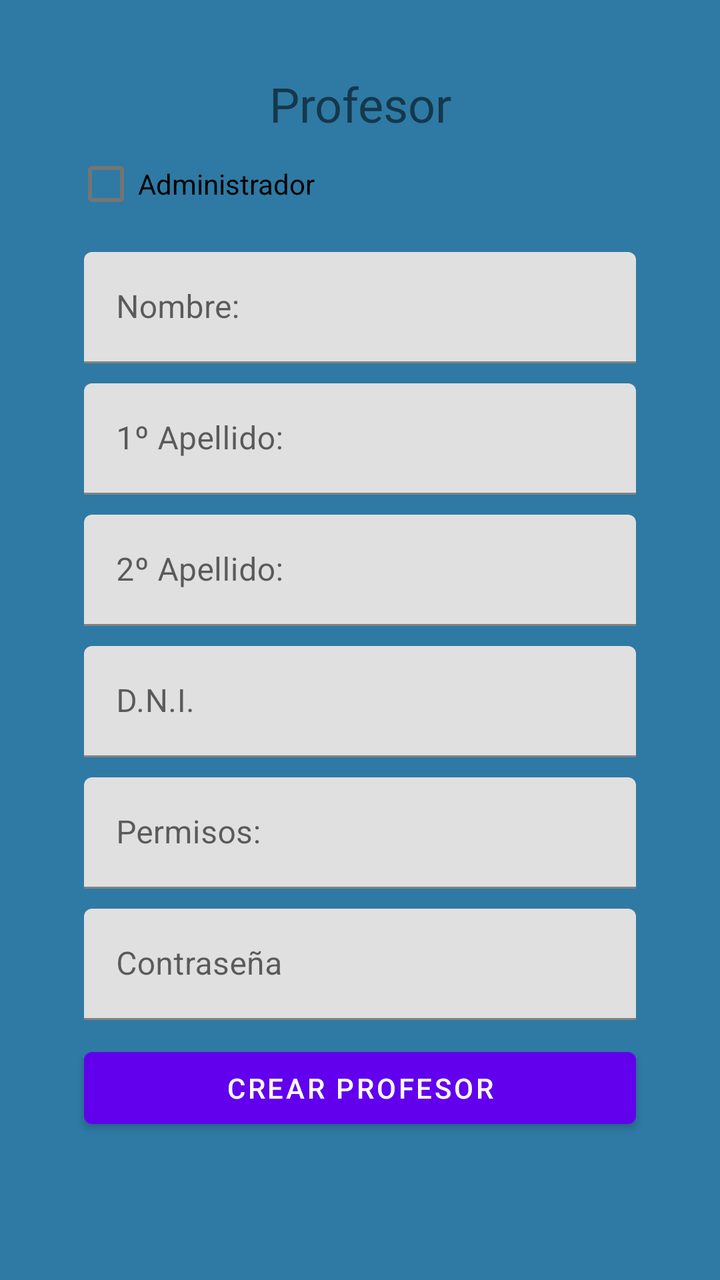
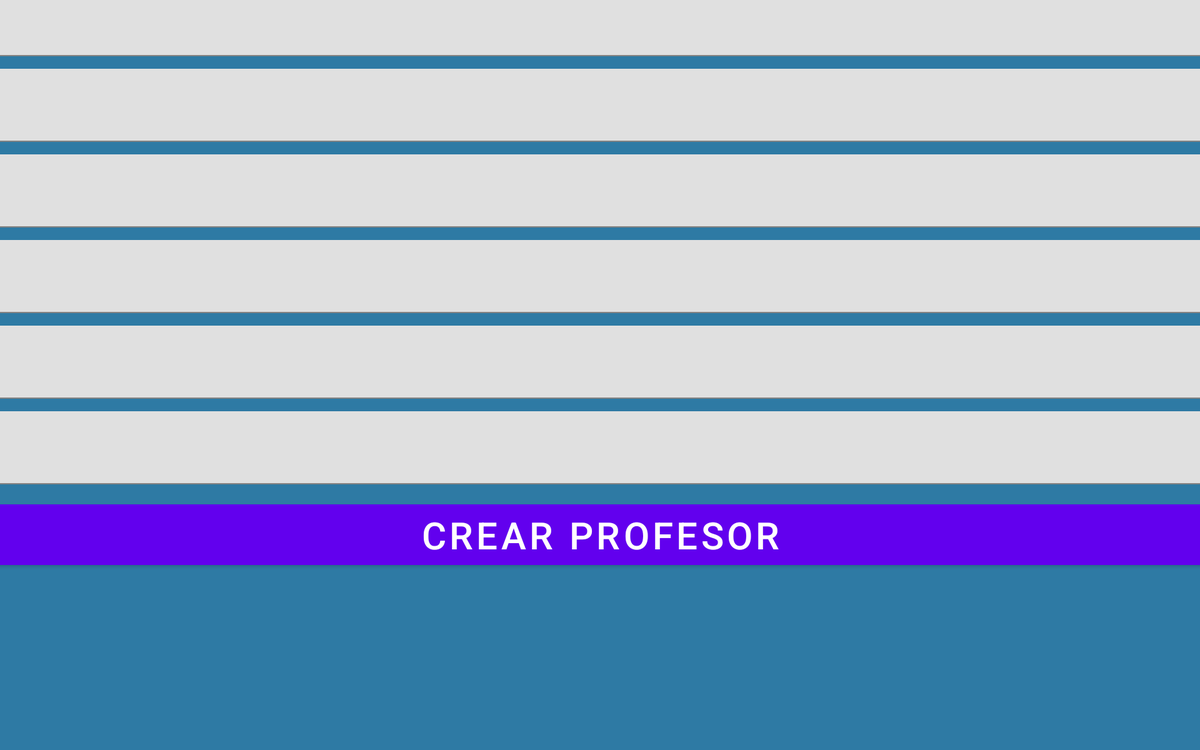

Compare how this app lays out the same screen by default and in its alternative resource folder. The renders come first, then the two layout files and the values they reference.
<!-- AndroidManifest.xml: application theme Theme.GES_AUTO -->
<!-- res/layout/activity_crear_profesor.xml -->
<?xml version="1.0" encoding="utf-8"?>
<androidx.constraintlayout.widget.ConstraintLayout xmlns:android="http://schemas.android.com/apk/res/android"
    xmlns:app="http://schemas.android.com/apk/res-auto"
    xmlns:tools="http://schemas.android.com/tools"
    android:layout_width="match_parent"
    android:layout_height="match_parent"
    android:background="#2E7AA4"
    tools:context=".CrearProfesor">


    <TableLayout
        android:layout_width="317dp"
        android:layout_height="589dp"
        app:layout_constraintBottom_toBottomOf="parent"
        app:layout_constraintEnd_toEndOf="parent"
        app:layout_constraintStart_toStartOf="parent"
        app:layout_constraintTop_toTopOf="parent">


        <TableRow
            android:layout_width="match_parent"
            android:layout_height="match_parent"
            android:gravity="center_horizontal">

            <TextView
                android:id="@+id/textCreateProfeosr"
                android:layout_width="match_parent"
                android:layout_height="wrap_content"
                android:layout_marginLeft="5dp"
                android:layout_marginTop="30px"
                android:layout_marginRight="5dp"
                android:fontFamily="@font/allerta"
                android:text="@string/Profesor"
                android:textAlignment="center"
                android:textSize="24sp" />

        </TableRow>

        <TableRow
            android:layout_width="match_parent"
            android:layout_height="match_parent"
            android:gravity="center_horizontal" >

            <CheckBox
                android:id="@+id/ch_selector_rootCreate"
                android:layout_width="wrap_content"
                android:layout_height="wrap_content"
                android:text="@string/Root" />
        </TableRow>

        <TableRow
            android:layout_width="match_parent"
            android:layout_height="match_parent"
            android:gravity="center_horizontal">

            <com.google.android.material.textfield.TextInputLayout
                android:id="@+id/edtnombre"
                android:layout_width="286dp"
                android:layout_height="match_parent">

                <EditText
                    android:id="@+id/CreateNombre"
                    android:layout_width="match_parent"
                    android:layout_height="wrap_content"
                    android:layout_marginLeft="5dp"
                    android:layout_marginTop="10dp"
                    android:layout_marginRight="5dp"
                    android:ems="8"
                    android:hint="@string/nombre"

                    android:inputType="textWebEditText" />
            </com.google.android.material.textfield.TextInputLayout>
        </TableRow>

        <TableRow
            android:layout_width="match_parent"
            android:layout_height="wrap_content"
            android:gravity="center_horizontal">

            <com.google.android.material.textfield.TextInputLayout
                android:id="@+id/primerapellido"
                android:layout_width="match_parent"
                android:layout_height="wrap_content"
                android:gravity="center_horizontal">

                <EditText
                    android:id="@+id/CreatePrimerApellido"
                    android:layout_width="match_parent"
                    android:layout_height="wrap_content"
                    android:layout_marginLeft="5dp"
                    android:layout_marginTop="10dp"
                    android:layout_marginRight="5dp"
                    android:ems="8"
                    android:hint="@string/PrimerApellido"

                    android:inputType="textWebEditText" />

            </com.google.android.material.textfield.TextInputLayout>


        </TableRow>
        <TableRow
            android:layout_width="match_parent"
            android:layout_height="wrap_content"
            android:gravity="center_horizontal">

            <com.google.android.material.textfield.TextInputLayout
                android:id="@+id/segapellido"
                android:layout_width="match_parent"
                android:layout_height="wrap_content">

                <EditText
                    android:id="@+id/CreateSegundoApellido"
                    android:layout_width="match_parent"
                    android:layout_height="wrap_content"
                    android:layout_marginLeft="5dp"
                    android:layout_marginTop="10dp"
                    android:layout_marginRight="5dp"
                    android:ems="8"
                    android:hint="@string/SegundoApellido"

                    android:inputType="textWebEditText" />
            </com.google.android.material.textfield.TextInputLayout>
        </TableRow>
        <TableRow
            android:layout_width="match_parent"
            android:layout_height="match_parent"
            android:gravity="center_horizontal">

            <com.google.android.material.textfield.TextInputLayout
                android:id="@+id/edtdni"
                android:layout_width="match_parent"
                android:layout_height="wrap_content">

                <EditText
                    android:id="@+id/Createdni"
                    android:layout_width="match_parent"
                    android:layout_height="wrap_content"
                    android:layout_marginLeft="5dp"
                    android:layout_marginTop="10dp"
                    android:layout_marginRight="5dp"
                    android:ems="8"
                    android:hint="@string/Dni"
                    android:inputType="textWebEditText" />

            </com.google.android.material.textfield.TextInputLayout>
        </TableRow>

        <TableRow
            android:layout_width="match_parent"
            android:layout_height="wrap_content"
            android:gravity="center_horizontal">

            <com.google.android.material.textfield.TextInputLayout
                android:id="@+id/edtpermisi"
                android:layout_width="match_parent"
                android:layout_height="wrap_content">

                <EditText
                    android:id="@+id/Createpermisos"
                    android:layout_width="match_parent"
                    android:layout_height="wrap_content"
                    android:layout_marginLeft="5dp"
                    android:layout_marginTop="10dp"
                    android:layout_marginRight="5dp"
                    android:ems="8"
                    android:hint="@string/permisos"

                    android:inputType="textWebEditText" />
            </com.google.android.material.textfield.TextInputLayout>

        </TableRow>

        <TableRow
            android:layout_width="match_parent"
            android:layout_height="match_parent"
            android:gravity="center_horizontal">

            <com.google.android.material.textfield.TextInputLayout
                android:id="@+id/edtcontrasena"
                android:layout_width="match_parent"
                android:layout_height="wrap_content">

                <EditText
                    android:id="@+id/Createdapass"
                    android:layout_width="match_parent"
                    android:layout_height="wrap_content"
                    android:layout_marginLeft="5dp"
                    android:layout_marginTop="10dp"
                    android:layout_marginRight="5dp"
                    android:ems="8"
                    android:hint="@string/contraseña"

                    android:inputType="textPassword" />
            </com.google.android.material.textfield.TextInputLayout>

        </TableRow>

        <TableRow
            android:layout_width="match_parent"
            android:layout_height="wrap_content"
            android:gravity="center_horizontal">

            <Button
                android:id="@+id/botonCreate"
                android:layout_width="match_parent"
                android:layout_height="wrap_content"
                android:layout_marginLeft="5dp"
                android:layout_marginTop="10dp"
                android:layout_marginRight="5dp"
                android:text="@string/CrearProfesor" />

        </TableRow>

    </TableLayout>

</androidx.constraintlayout.widget.ConstraintLayout>
<!-- resources referenced by this layout -->
<resources>
  <string name="CrearProfesor">Crear Profesor</string>
  <string name="Dni">D.N.I.</string>
  <string name="PrimerApellido">1º Apellido: </string>
  <string name="Profesor">Profesor</string>
  <string name="Root">Administrador</string>
  <string name="SegundoApellido">2º Apellido:  </string>
  <string name="nombre">Nombre: </string>
  <string name="permisos">Permisos: </string>
  <style name="Theme.GES_AUTO" parent="Theme.MaterialComponents.DayNight.NoActionBar">
          
          <item name="colorPrimary">@color/purple_500</item>
          <item name="colorPrimaryVariant">@color/purple_700</item>
          <item name="colorOnPrimary">@color/white</item>
          
          <item name="colorSecondary">@color/teal_200</item>
          <item name="colorSecondaryVariant">@color/teal_700</item>
          <item name="colorOnSecondary">@color/black</item>
          
          <item name="android:statusBarColor" tools:targetApi="l">?attr/colorPrimaryVariant</item>
          
  
  
      </style>
</resources>
<!-- res/layout-sw600dp-land/activity_crear_profesor.xml (the repository's variant of the layout above) -->
<!-- drawn on a 7-inch tablet turned sideways -->
<?xml version="1.0" encoding="utf-8"?>
<androidx.constraintlayout.widget.ConstraintLayout
    xmlns:android="http://schemas.android.com/apk/res/android"
    xmlns:app="http://schemas.android.com/apk/res-auto"
    xmlns:tools="http://schemas.android.com/tools"
    android:layout_width="match_parent"
    android:background="#2E7AA4"
    android:layout_height="match_parent">

    <ScrollView
        android:layout_width="1415dp"
        android:layout_height="871dp"
        app:layout_constraintBottom_toBottomOf="parent"
        app:layout_constraintEnd_toEndOf="parent"
        app:layout_constraintStart_toStartOf="parent"
        app:layout_constraintTop_toTopOf="parent">

        <LinearLayout
            android:layout_width="match_parent"
            android:layout_height="wrap_content"
            android:orientation="vertical">

            <TextView
                android:id="@+id/textCreatePractica"
                android:layout_width="match_parent"
                android:layout_height="wrap_content"
                android:layout_marginLeft="5dp"
                android:layout_marginTop="30px"
                android:layout_marginRight="5dp"
                android:fontFamily="@font/allerta"
                android:text="@string/Profesor"
                android:textAlignment="center"
                android:textSize="36sp" />

            <CheckBox
                android:id="@+id/ch_selector_rootCreate"
                android:layout_width="wrap_content"
                android:layout_height="wrap_content"
                android:text="@string/Root"
                android:textSize="24sp" />

            <com.google.android.material.textfield.TextInputLayout
                android:id="@+id/edtnombre"
                android:layout_width="match_parent"
                android:layout_height="match_parent">

                <EditText
                    android:id="@+id/CreateNombre"
                    android:layout_width="match_parent"
                    android:layout_height="wrap_content"
                    android:layout_marginLeft="5dp"
                    android:layout_marginTop="10dp"
                    android:layout_marginRight="5dp"
                    android:ems="8"
                    android:hint="@string/nombre"

                    android:inputType="textWebEditText"
                    android:textSize="18sp" />
            </com.google.android.material.textfield.TextInputLayout>

            <com.google.android.material.textfield.TextInputLayout
                android:id="@+id/primerapellido"
                android:layout_width="match_parent"
                android:layout_height="wrap_content"
                android:gravity="center_horizontal">

                <EditText
                    android:id="@+id/CreatePrimerApellido"
                    android:layout_width="match_parent"
                    android:layout_height="wrap_content"
                    android:layout_marginLeft="5dp"
                    android:layout_marginTop="10dp"
                    android:layout_marginRight="5dp"
                    android:ems="8"
                    android:hint="@string/PrimerApellido"

                    android:inputType="textWebEditText"
                    android:textSize="18sp" />

            </com.google.android.material.textfield.TextInputLayout>

            <com.google.android.material.textfield.TextInputLayout
                android:id="@+id/segapellido"
                android:layout_width="match_parent"
                android:layout_height="wrap_content">

                <EditText
                    android:id="@+id/CreateSegundoApellido"
                    android:layout_width="match_parent"
                    android:layout_height="wrap_content"
                    android:layout_marginLeft="5dp"
                    android:layout_marginTop="10dp"
                    android:layout_marginRight="5dp"
                    android:ems="8"
                    android:hint="@string/SegundoApellido"

                    android:inputType="textWebEditText"
                    android:textSize="18sp" />
            </com.google.android.material.textfield.TextInputLayout>

            <com.google.android.material.textfield.TextInputLayout
                android:id="@+id/edtdni"
                android:layout_width="match_parent"
                android:layout_height="wrap_content">

                <EditText
                    android:id="@+id/Createdni"
                    android:layout_width="match_parent"
                    android:layout_height="wrap_content"
                    android:layout_marginLeft="5dp"
                    android:layout_marginTop="10dp"
                    android:layout_marginRight="5dp"
                    android:ems="8"
                    android:hint="@string/Dni"
                    android:inputType="textWebEditText"
                    android:textSize="18sp" />

            </com.google.android.material.textfield.TextInputLayout>

            <com.google.android.material.textfield.TextInputLayout
                android:id="@+id/edtpermisi"
                android:layout_width="match_parent"
                android:layout_height="wrap_content">

                <EditText
                    android:id="@+id/Createpermisos"
                    android:layout_width="match_parent"
                    android:layout_height="wrap_content"
                    android:layout_marginLeft="5dp"
                    android:layout_marginTop="10dp"
                    android:layout_marginRight="5dp"
                    android:ems="8"
                    android:hint="@string/permisos"

                    android:inputType="textWebEditText"
                    android:textSize="18sp" />
            </com.google.android.material.textfield.TextInputLayout>

            <com.google.android.material.textfield.TextInputLayout
                android:id="@+id/edtcontrasena"
                android:layout_width="match_parent"
                android:layout_height="wrap_content">

                <EditText
                    android:id="@+id/Createdapass"
                    android:layout_width="match_parent"
                    android:layout_height="wrap_content"
                    android:layout_marginLeft="5dp"
                    android:layout_marginTop="10dp"
                    android:layout_marginRight="5dp"
                    android:ems="8"
                    android:hint="@string/contraseña"

                    android:inputType="textPassword"
                    android:textSize="18sp" />
            </com.google.android.material.textfield.TextInputLayout>

            <Button
                android:id="@+id/buttonCreatePractica"
                android:layout_width="match_parent"
                android:layout_height="wrap_content"
                android:layout_marginLeft="5dp"
                android:layout_marginTop="10dp"
                android:layout_marginRight="5dp"
                android:text="@string/CrearProfesor"
                android:textSize="30sp" />
        </LinearLayout>
    </ScrollView>

</androidx.constraintlayout.widget.ConstraintLayout>
